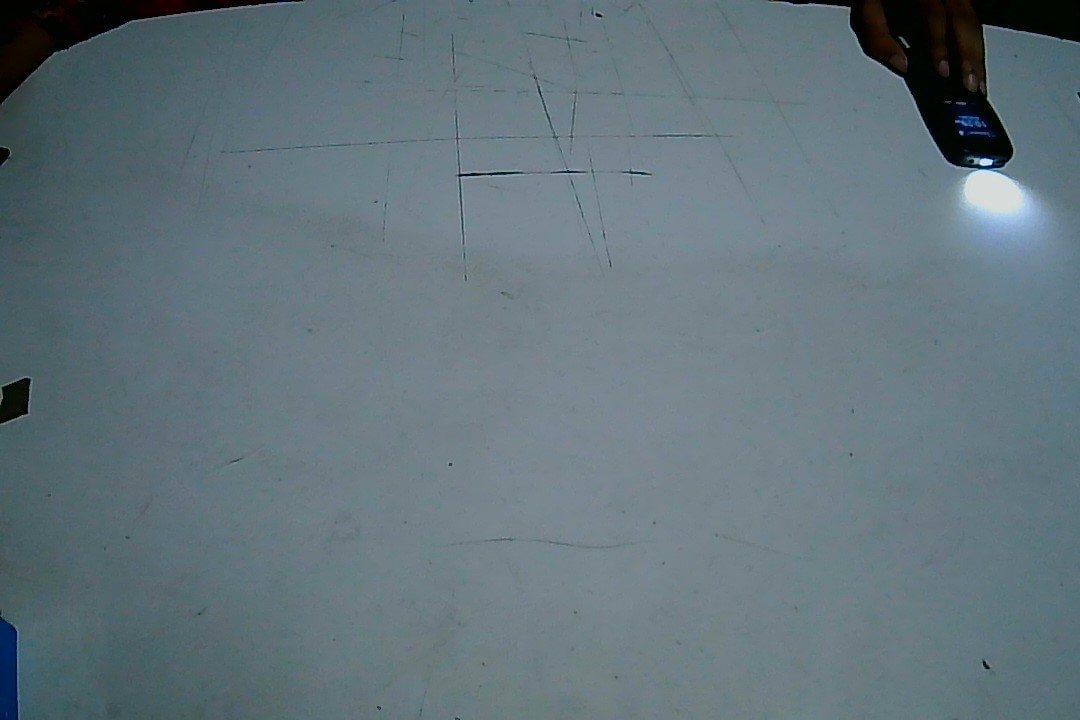
#> input picture testImages/tb13.jpg, 1080 x 720 px
$ jupyter execute testLab.ipynb
#> lines starting #> are read from the running program, lines starting #| are printed output that depends on the picture; after the words box and inside, x2 and y2 are one past the last pixel; in counts of white or black regions, pixels touching at a corner belong together
#> further down, image is the input picture: shape (720, 1080, 3); mean B, G, R 123.1, 115.6, 98.7
### <center> Test method here

### mobile Detect=>
    - lower [ 19, 0, 11]
    - upper [ 152, 255, 255]
### lightColor =>
    - lower [ 0, 0, 204]
    - upper [ 95, 255, 255]

[cell 1]
import cv2
import numpy as np

[cell 2]
def findColor(img, myColors):
    imgHSV = cv2.cvtColor(img, cv2.COLOR_BGR2HSV)
#> imgHSV: shape (720, 1080, 3); mean H, S, V 97.4, 58.5, 123.4

    for color in myColors:
        lower = np.array(color[0:3])
        upper = np.array(color[3:6])
        mask = cv2.inRange(imgHSV, lower, upper)
        x, y= getContours(mask)
        cv2.circle(outPut, (x, y), 14, (255,0,233), cv2.FILLED)
        cv2.imshow("img"+str(color[2]), mask)
#> this loop made 1 pass
#> (x, y) on pass 1: (993, 173)
#> pass 1, in findColor, `mask = cv2.inRange(imgHSV, lower, upper)`:
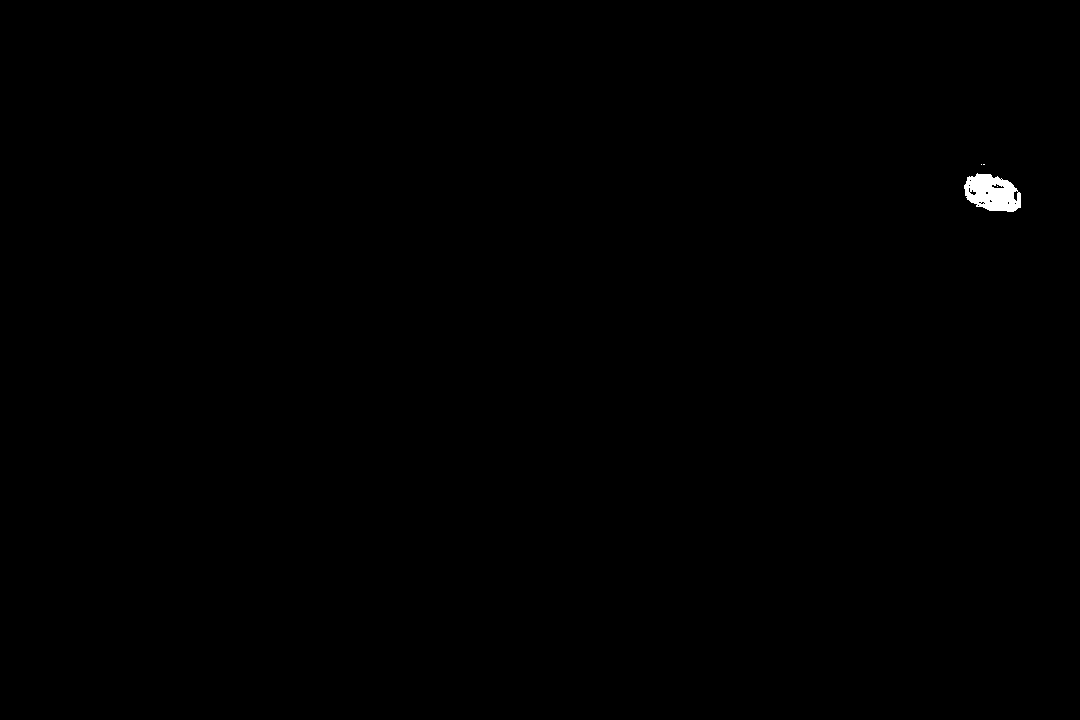
#> mask: shape (720, 1080); 0.2% white; 4 white regions (3 under 20 px), largest, box (x1, y1, x2, y2) and area: (964, 173, 1021, 212) 1555
#> after the loop:
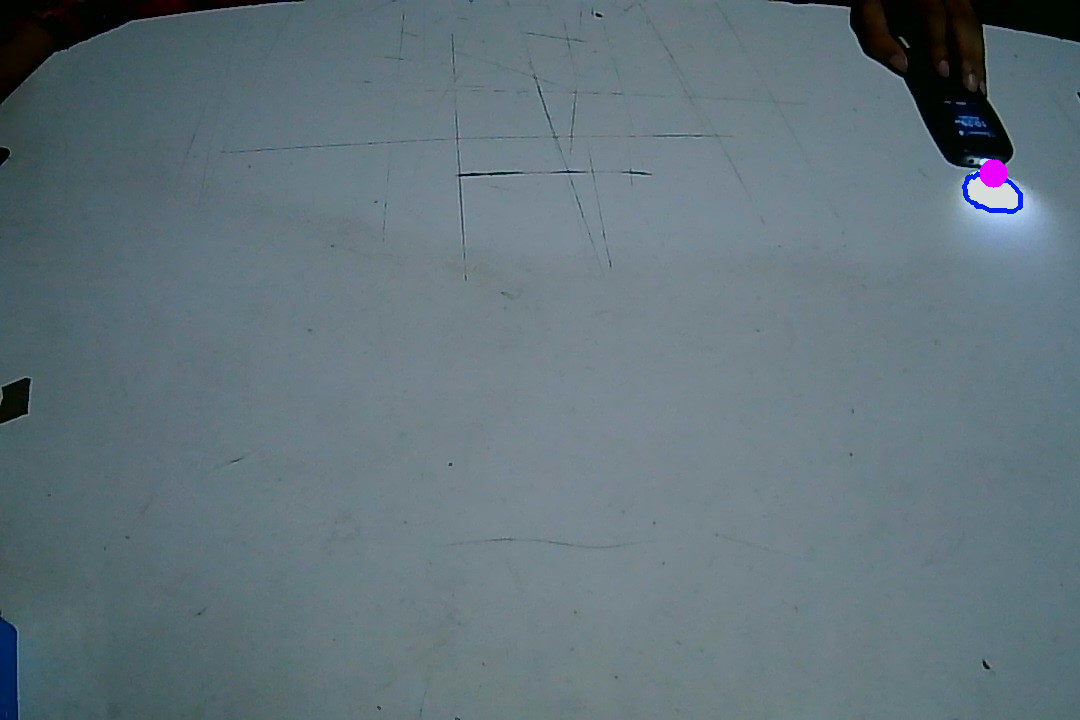
#> outPut: shape (720, 1080, 3); 0.16% of pixels changed, all inside (x1, y1, x2, y2) = (962, 159, 1023, 214)

[cell 3]
def getContours(img):
    contours , hierarchy = cv2.findContours(img, cv2.RETR_EXTERNAL, cv2.CHAIN_APPROX_NONE)
    x, y, w, h = 0,0,0,0
    for contour in contours:
        area = cv2.contourArea(contour)
        print(area)
        # mobile area on test img 429335.5
        # light on area on test img 2409.0

        if area> 500 and area< 529335:
            cv2.drawContours(outPut, contour, -1, (233,33,0),4)
            peri = cv2.arcLength(contour, True)
            approx = cv2.approxPolyDP(contour, 0.02*peri, True)
            x, y, w, h = cv2.boundingRect(approx)

    return x+w//2 , y

[cell 4]
myColors = [
#     [19, 0, 11, 152, 255, 255],
    [ 0, 0, 204, 95, 255, 255]
           ]
#having problem with mobile# black color , rect at border=>frame

[cell 5]
image =  cv2.imread(r'testImages/tb13.jpg')
outPut = image.copy()
findColor(image, myColors)
cv2.imshow("im", outPut)
cv2.waitKey(0)
cv2.destroyAllWindows()

$ run again, with testImages/tb1.jpg copied over testImages/tb13.jpg
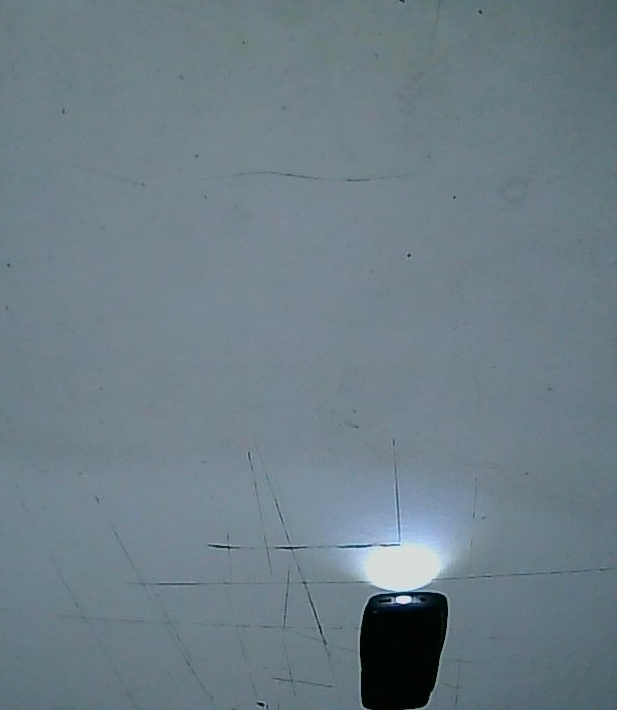
#> input picture testImages/tb1.jpg, 617 x 710 px
#> image is the input picture: shape (710, 617, 3); mean B, G, R 134.7, 126, 110.2
#> imgHSV: shape (710, 617, 3); mean H, S, V 100.1, 49.7, 134.7
#> the loop in findColor, `for color in myColors:` made 1 pass
#> (x, y) on pass 1: (402, 543)
#> pass 1, in findColor, `mask = cv2.inRange(imgHSV, lower, upper)`:
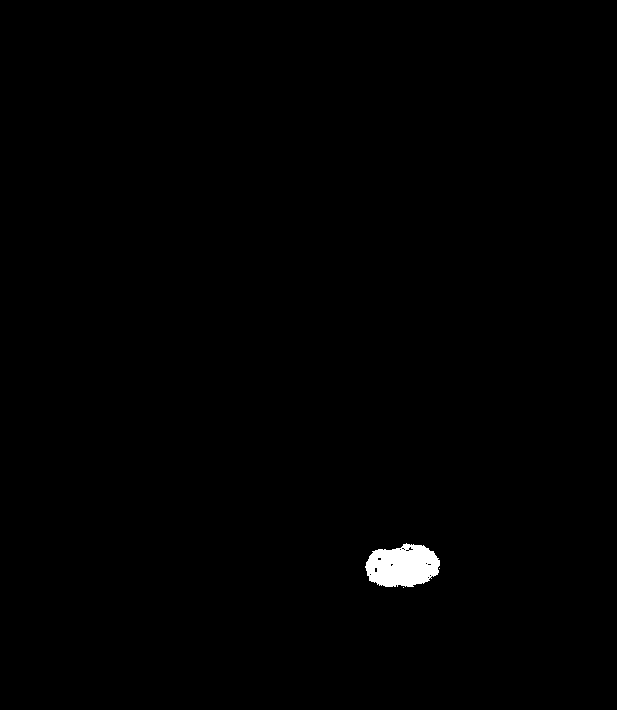
#> mask: shape (710, 617); 0.56% white; 3 white regions (2 under 20 px), largest, box (x1, y1, x2, y2) and area: (365, 543, 440, 587) 2471
#> after the loop in findColor, `for color in myColors:`:
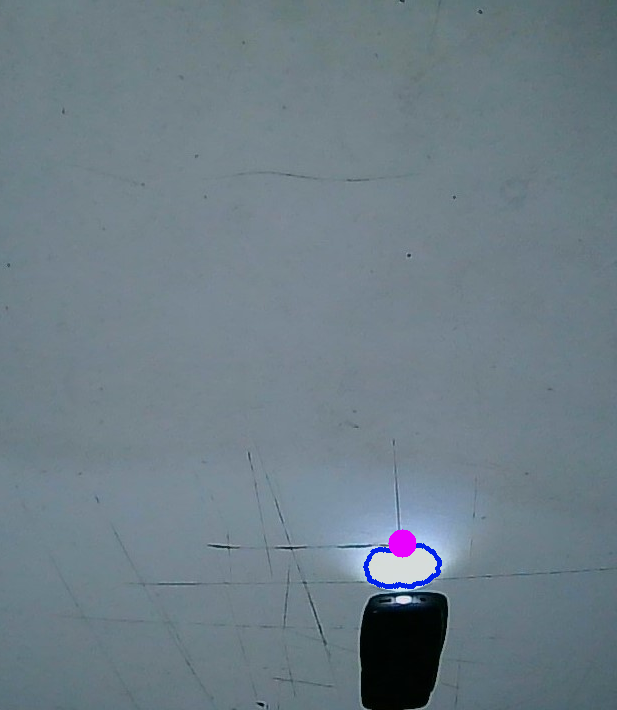
#> outPut: shape (710, 617, 3); 0.32% of pixels changed, all inside (x1, y1, x2, y2) = (363, 529, 442, 589)
